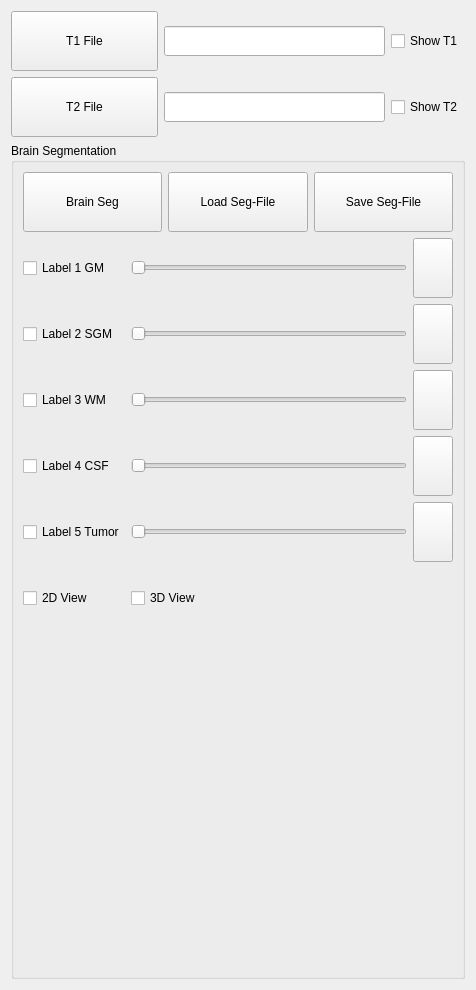
          <widget class="QWidget" name="ToolPage_2">
           <property name="geometry">
            <rect>
             <x>0</x>
             <y>0</y>
             <width>476</width>
             <height>990</height>
            </rect>
           </property>
           <property name="sizePolicy">
            <sizepolicy hsizetype="Expanding" vsizetype="Expanding">
             <horstretch>2</horstretch>
             <verstretch>2</verstretch>
            </sizepolicy>
           </property>
           <attribute name="label">
            <string>Brain View and Segment</string>
           </attribute>
           <layout class="QGridLayout" name="gridLayout_42">
            <item row="0" column="0">
             <layout class="QGridLayout" name="gridLayout_39">
              <item row="2" column="2">
               <widget class="QCheckBox" name="showT2checkBox">
                <property name="sizePolicy">
                 <sizepolicy hsizetype="Preferred" vsizetype="Preferred">
                  <horstretch>0</horstretch>
                  <verstretch>1</verstretch>
                 </sizepolicy>
                </property>
                <property name="minimumSize">
                 <size>
                  <width>0</width>
                  <height>60</height>
                 </size>
                </property>
                <property name="text">
                 <string>Show T2</string>
                </property>
               </widget>
              </item>
              <item row="2" column="1">
               <widget class="QLineEdit" name="T2FileLineEdit">
                <property name="sizePolicy">
                 <sizepolicy hsizetype="Preferred" vsizetype="Fixed">
                  <horstretch>1</horstretch>
                  <verstretch>1</verstretch>
                 </sizepolicy>
                </property>
                <property name="minimumSize">
                 <size>
                  <width>0</width>
                  <height>30</height>
                 </size>
                </property>
               </widget>
              </item>
              <item row="0" column="2">
               <widget class="QCheckBox" name="showT1checkBox">
                <property name="sizePolicy">
                 <sizepolicy hsizetype="Preferred" vsizetype="Preferred">
                  <horstretch>1</horstretch>
                  <verstretch>1</verstretch>
                 </sizepolicy>
                </property>
                <property name="minimumSize">
                 <size>
                  <width>0</width>
                  <height>60</height>
                 </size>
                </property>
                <property name="text">
                 <string>Show T1</string>
                </property>
               </widget>
              </item>
              <item row="0" column="1">
               <widget class="QLineEdit" name="T1FileLineEdit">
                <property name="sizePolicy">
                 <sizepolicy hsizetype="Preferred" vsizetype="Fixed">
                  <horstretch>3</horstretch>
                  <verstretch>1</verstretch>
                 </sizepolicy>
                </property>
                <property name="minimumSize">
                 <size>
                  <width>0</width>
                  <height>30</height>
                 </size>
                </property>
               </widget>
              </item>
              <item row="2" column="0">
               <widget class="QPushButton" name="T2FileBtn">
                <property name="sizePolicy">
                 <sizepolicy hsizetype="Preferred" vsizetype="Preferred">
                  <horstretch>2</horstretch>
                  <verstretch>1</verstretch>
                 </sizepolicy>
                </property>
                <property name="minimumSize">
                 <size>
                  <width>0</width>
                  <height>60</height>
                 </size>
                </property>
                <property name="text">
                 <string>T2 File</string>
                </property>
               </widget>
              </item>
              <item row="0" column="0">
               <widget class="QPushButton" name="T1FileBtn">
                <property name="sizePolicy">
                 <sizepolicy hsizetype="Preferred" vsizetype="Preferred">
                  <horstretch>2</horstretch>
                  <verstretch>1</verstretch>
                 </sizepolicy>
                </property>
                <property name="minimumSize">
                 <size>
                  <width>0</width>
                  <height>60</height>
                 </size>
                </property>
                <property name="text">
                 <string>T1 File</string>
                </property>
               </widget>
              </item>
             </layout>
            </item>
            <item row="2" column="0">
             <widget class="QGroupBox" name="groupBox_4">
              <property name="title">
               <string>Brain Segmentation</string>
              </property>
              <layout class="QGridLayout" name="gridLayout_31">
               <item row="3" column="0">
                <spacer name="verticalSpacer_31">
                 <property name="orientation">
                  <enum>Qt::Vertical</enum>
                 </property>
                 <property name="sizeHint" stdset="0">
                  <size>
                   <width>20</width>
                   <height>40</height>
                  </size>
                 </property>
                </spacer>
               </item>
               <item row="2" column="0">
                <layout class="QGridLayout" name="gridLayout_40">
                 <item row="5" column="1">
                  <widget class="QSlider" name="Label5Slider">
                   <property name="sizePolicy">
                    <sizepolicy hsizetype="Preferred" vsizetype="Fixed">
                     <horstretch>2</horstretch>
                     <verstretch>1</verstretch>
                    </sizepolicy>
                   </property>
                   <property name="minimumSize">
                    <size>
                     <width>0</width>
                     <height>30</height>
                    </size>
                   </property>
                   <property name="orientation">
                    <enum>Qt::Horizontal</enum>
                   </property>
                  </widget>
                 </item>
                 <item row="1" column="1">
                  <widget class="QSlider" name="Label1Slider">
                   <property name="sizePolicy">
                    <sizepolicy hsizetype="Preferred" vsizetype="Fixed">
                     <horstretch>2</horstretch>
                     <verstretch>1</verstretch>
                    </sizepolicy>
                   </property>
                   <property name="minimumSize">
                    <size>
                     <width>0</width>
                     <height>30</height>
                    </size>
                   </property>
                   <property name="orientation">
                    <enum>Qt::Horizontal</enum>
                   </property>
                  </widget>
                 </item>
                 <item row="1" column="0">
                  <widget class="QCheckBox" name="Label1checkBox">
                   <property name="sizePolicy">
                    <sizepolicy hsizetype="Preferred" vsizetype="Preferred">
                     <horstretch>0</horstretch>
                     <verstretch>1</verstretch>
                    </sizepolicy>
                   </property>
                   <property name="minimumSize">
                    <size>
                     <width>0</width>
                     <height>60</height>
                    </size>
                   </property>
                   <property name="text">
                    <string>Label 1 GM</string>
                   </property>
                  </widget>
                 </item>
                 <item row="5" column="0">
                  <widget class="QCheckBox" name="Label5checkBox">
                   <property name="sizePolicy">
                    <sizepolicy hsizetype="Preferred" vsizetype="Preferred">
                     <horstretch>0</horstretch>
                     <verstretch>1</verstretch>
                    </sizepolicy>
                   </property>
                   <property name="minimumSize">
                    <size>
                     <width>0</width>
                     <height>60</height>
                    </size>
                   </property>
                   <property name="text">
                    <string>Label 5 Tumor</string>
                   </property>
                  </widget>
                 </item>
                 <item row="2" column="0">
                  <widget class="QCheckBox" name="Label2checkBox">
                   <property name="sizePolicy">
                    <sizepolicy hsizetype="Preferred" vsizetype="Preferred">
                     <horstretch>0</horstretch>
                     <verstretch>1</verstretch>
                    </sizepolicy>
                   </property>
                   <property name="minimumSize">
                    <size>
                     <width>0</width>
                     <height>60</height>
                    </size>
                   </property>
                   <property name="text">
                    <string>Label 2 SGM</string>
                   </property>
                  </widget>
                 </item>
                 <item row="2" column="2">
                  <widget class="QPushButton" name="Label2ColorBtn">
                   <property name="sizePolicy">
                    <sizepolicy hsizetype="Preferred" vsizetype="Preferred">
                     <horstretch>0</horstretch>
                     <verstretch>1</verstretch>
                    </sizepolicy>
                   </property>
                   <property name="minimumSize">
                    <size>
                     <width>0</width>
                     <height>60</height>
                    </size>
                   </property>
                   <property name="text">
                    <string/>
                   </property>
                  </widget>
                 </item>
                 <item row="6" column="0">
                  <widget class="QCheckBox" name="BrainSeg2DViewcheckBox">
                   <property name="sizePolicy">
                    <sizepolicy hsizetype="Preferred" vsizetype="Fixed">
                     <horstretch>0</horstretch>
                     <verstretch>1</verstretch>
                    </sizepolicy>
                   </property>
                   <property name="minimumSize">
                    <size>
                     <width>0</width>
                     <height>60</height>
                    </size>
                   </property>
                   <property name="text">
                    <string>2D View</string>
                   </property>
                  </widget>
                 </item>
                 <item row="1" column="2">
                  <widget class="QPushButton" name="Label1ColorBtn">
                   <property name="sizePolicy">
                    <sizepolicy hsizetype="Preferred" vsizetype="Preferred">
                     <horstretch>0</horstretch>
                     <verstretch>1</verstretch>
                    </sizepolicy>
                   </property>
                   <property name="minimumSize">
                    <size>
                     <width>0</width>
                     <height>60</height>
                    </size>
                   </property>
                   <property name="text">
                    <string/>
                   </property>
                  </widget>
                 </item>
                 <item row="4" column="2">
                  <widget class="QPushButton" name="Label4ColorBtn">
                   <property name="sizePolicy">
                    <sizepolicy hsizetype="Preferred" vsizetype="Preferred">
                     <horstretch>0</horstretch>
                     <verstretch>1</verstretch>
                    </sizepolicy>
                   </property>
                   <property name="minimumSize">
                    <size>
                     <width>0</width>
                     <height>60</height>
                    </size>
                   </property>
                   <property name="text">
                    <string/>
                   </property>
                  </widget>
                 </item>
                 <item row="3" column="0">
                  <widget class="QCheckBox" name="Label3checkBox">
                   <property name="sizePolicy">
                    <sizepolicy hsizetype="Preferred" vsizetype="Preferred">
                     <horstretch>0</horstretch>
                     <verstretch>1</verstretch>
                    </sizepolicy>
                   </property>
                   <property name="minimumSize">
                    <size>
                     <width>0</width>
                     <height>60</height>
                    </size>
                   </property>
                   <property name="text">
                    <string>Label 3 WM</string>
                   </property>
                  </widget>
                 </item>
                 <item row="4" column="0">
                  <widget class="QCheckBox" name="Label4checkBox">
                   <property name="sizePolicy">
                    <sizepolicy hsizetype="Preferred" vsizetype="Preferred">
                     <horstretch>0</horstretch>
                     <verstretch>1</verstretch>
                    </sizepolicy>
                   </property>
                   <property name="minimumSize">
                    <size>
                     <width>0</width>
                     <height>60</height>
                    </size>
                   </property>
                   <property name="text">
                    <string>Label 4 CSF</string>
                   </property>
                  </widget>
                 </item>
                 <item row="4" column="1">
                  <widget class="QSlider" name="Label4Slider">
                   <property name="sizePolicy">
                    <sizepolicy hsizetype="Preferred" vsizetype="Fixed">
                     <horstretch>2</horstretch>
                     <verstretch>1</verstretch>
                    </sizepolicy>
                   </property>
                   <property name="minimumSize">
                    <size>
                     <width>0</width>
                     <height>30</height>
                    </size>
                   </property>
                   <property name="orientation">
                    <enum>Qt::Horizontal</enum>
                   </property>
                  </widget>
                 </item>
                 <item row="3" column="2">
                  <widget class="QPushButton" name="Label3ColorBtn">
                   <property name="sizePolicy">
                    <sizepolicy hsizetype="Preferred" vsizetype="Preferred">
                     <horstretch>0</horstretch>
                     <verstretch>1</verstretch>
                    </sizepolicy>
                   </property>
                   <property name="minimumSize">
                    <size>
                     <width>0</width>
                     <height>60</height>
                    </size>
                   </property>
                   <property name="text">
                    <string/>
                   </property>
                  </widget>
                 </item>
                 <item row="2" column="1">
                  <widget class="QSlider" name="Label2Slider">
                   <property name="sizePolicy">
                    <sizepolicy hsizetype="Preferred" vsizetype="Fixed">
                     <horstretch>2</horstretch>
                     <verstretch>1</verstretch>
                    </sizepolicy>
                   </property>
                   <property name="minimumSize">
                    <size>
                     <width>0</width>
                     <height>30</height>
                    </size>
                   </property>
                   <property name="orientation">
                    <enum>Qt::Horizontal</enum>
                   </property>
                  </widget>
                 </item>
                 <item row="5" column="2">
                  <widget class="QPushButton" name="Label5ColorBtn">
                   <property name="sizePolicy">
                    <sizepolicy hsizetype="Preferred" vsizetype="Preferred">
                     <horstretch>0</horstretch>
                     <verstretch>1</verstretch>
                    </sizepolicy>
                   </property>
                   <property name="minimumSize">
                    <size>
                     <width>0</width>
                     <height>60</height>
                    </size>
                   </property>
                   <property name="text">
                    <string/>
                   </property>
                  </widget>
                 </item>
                 <item row="6" column="1">
                  <widget class="QCheckBox" name="BrainSeg3DViewcheckBox">
                   <property name="sizePolicy">
                    <sizepolicy hsizetype="Preferred" vsizetype="Fixed">
                     <horstretch>0</horstretch>
                     <verstretch>1</verstretch>
                    </sizepolicy>
                   </property>
                   <property name="minimumSize">
                    <size>
                     <width>0</width>
                     <height>60</height>
                    </size>
                   </property>
                   <property name="text">
                    <string>3D View</string>
                   </property>
                  </widget>
                 </item>
                 <item row="3" column="1">
                  <widget class="QSlider" name="Label3Slider">
                   <property name="sizePolicy">
                    <sizepolicy hsizetype="Preferred" vsizetype="Fixed">
                     <horstretch>2</horstretch>
                     <verstretch>1</verstretch>
                    </sizepolicy>
                   </property>
                   <property name="minimumSize">
                    <size>
                     <width>0</width>
                     <height>30</height>
                    </size>
                   </property>
                   <property name="orientation">
                    <enum>Qt::Horizontal</enum>
                   </property>
                  </widget>
                 </item>
                </layout>
               </item>
               <item row="1" column="0">
                <layout class="QHBoxLayout" name="horizontalLayout_15">
                 <item>
                  <widget class="QPushButton" name="BrainSegBtn">
                   <property name="sizePolicy">
                    <sizepolicy hsizetype="Preferred" vsizetype="Preferred">
                     <horstretch>0</horstretch>
                     <verstretch>1</verstretch>
                    </sizepolicy>
                   </property>
                   <property name="minimumSize">
                    <size>
                     <width>0</width>
                     <height>60</height>
                    </size>
                   </property>
                   <property name="text">
                    <string>Brain Seg</string>
                   </property>
                  </widget>
                 </item>
                 <item>
                  <widget class="QPushButton" name="LoadBrainSegFileBtn">
                   <property name="sizePolicy">
                    <sizepolicy hsizetype="Preferred" vsizetype="Preferred">
                     <horstretch>0</horstretch>
                     <verstretch>1</verstretch>
                    </sizepolicy>
                   </property>
                   <property name="minimumSize">
                    <size>
                     <width>0</width>
                     <height>60</height>
                    </size>
                   </property>
                   <property name="text">
                    <string>Load Seg-File</string>
                   </property>
                  </widget>
                 </item>
                 <item>
                  <widget class="QPushButton" name="SaveBrainSegFileBtn">
                   <property name="sizePolicy">
                    <sizepolicy hsizetype="Preferred" vsizetype="Preferred">
                     <horstretch>0</horstretch>
                     <verstretch>1</verstretch>
                    </sizepolicy>
                   </property>
                   <property name="minimumSize">
                    <size>
                     <width>0</width>
                     <height>60</height>
                    </size>
                   </property>
                   <property name="text">
                    <string>Save Seg-File</string>
                   </property>
                  </widget>
                 </item>
                </layout>
               </item>
              </layout>
             </widget>
            </item>
           </layout>
          </widget>
